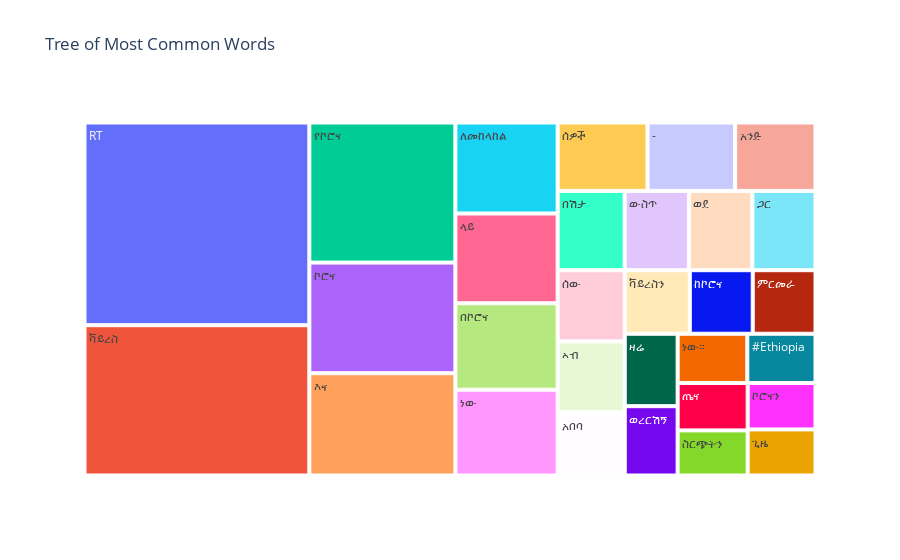

Source (notebook cell):
### Code cell
fig = px.treemap(top, path=['word'], values='count',title='Tree of Most Common Words')
fig.show()

### Figure 1 — Plotly figure (JSON) as saved in the notebook; plotly's stock layout.template omitted (floating-point values rounded to 4 significant figures)
{"data": [{"branchvalues": "total", "domain": {"x": [0, 1], "y": [0, 1]}, "hovertemplate": "labels=%{label}<br>count=%{value}<br>parent=%{parent}<br>id=%{id}<extra></extra>", "ids": ["#Ethiopia", "-", "RT", "ለመከላከል", "ላይ", "ምርመራ", "ሰው", "ሰዎች", "ስርጭትን", "በሽታ", "በኮሮና", "ቫይረስ", "ቫይረስን", "ነው", "ነው።", "አበባ", "አንድ", "ኣብ", "እና", "ከኮሮና", "ኮሮና", "ኮሮናን", "ወረርሽኝ", "ወደ", "ውስጥ", "ዛሬ", "የኮሮና", "ጊዜ", "ጋር", "ጤና"], "labels": ["#Ethiopia", "-", "RT", "ለመከላከል", "ላይ", "ምርመራ", "ሰው", "ሰዎች", "ስርጭትን", "በሽታ", "በኮሮና", "ቫይረስ", "ቫይረስን", "ነው", "ነው።", "አበባ", "አንድ", "ኣብ", "እና", "ከኮሮና", "ኮሮና", "ኮሮናን", "ወረርሽኝ", "ወደ", "ውስጥ", "ዛሬ", "የኮሮና", "ጊዜ", "ጋር", "ጤና"], "name": "", "parents": ["", "", "", "", "", "", "", "", "", "", "", "", "", "", "", "", "", "", "", "", "", "", "", "", "", "", "", "", "", ""], "type": "treemap", "values": [935, 1667, 12684, 2590, 2555, 1110, 1329, 1711, 879, 1478, 2461, 9404, 1150, 2442, 955, 1181, 1530, 1323, 4157, 1113, 4494, 876, 1020, 1401, 1417, 1066, 5692, 870, 1393, 924]}], "layout": {"legend": {"tracegroupgap": 0}, "title": {"text": "Tree of Most Common Words"}}}
